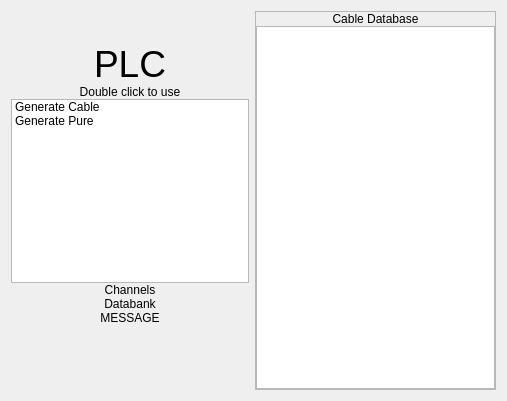
<?xml version="1.0" encoding="UTF-8"?>
<ui version="4.0">
 <class>PLC_debugConsole</class>
 <widget class="QWidget" name="PLC_debugConsole">
  <property name="geometry">
   <rect>
    <x>0</x>
    <y>0</y>
    <width>507</width>
    <height>401</height>
   </rect>
  </property>
  <property name="windowTitle">
   <string>Form</string>
  </property>
  <layout class="QGridLayout" name="gridLayout">
   <item row="0" column="0">
    <layout class="QHBoxLayout" name="horizontalLayout">
     <item>
      <layout class="QVBoxLayout" name="verticalLayout">
       <property name="spacing">
        <number>0</number>
       </property>
       <item>
        <spacer name="verticalSpacer">
         <property name="orientation">
          <enum>Qt::Vertical</enum>
         </property>
         <property name="sizeHint" stdset="0">
          <size>
           <width>20</width>
           <height>40</height>
          </size>
         </property>
        </spacer>
       </item>
       <item>
        <widget class="QLabel" name="label_2">
         <property name="font">
          <font>
           <pointsize>28</pointsize>
          </font>
         </property>
         <property name="text">
          <string>PLC</string>
         </property>
         <property name="alignment">
          <set>Qt::AlignCenter</set>
         </property>
        </widget>
       </item>
       <item>
        <widget class="QLabel" name="label">
         <property name="layoutDirection">
          <enum>Qt::LeftToRight</enum>
         </property>
         <property name="text">
          <string>Double click to use</string>
         </property>
         <property name="alignment">
          <set>Qt::AlignCenter</set>
         </property>
        </widget>
       </item>
       <item>
        <widget class="QListWidget" name="listWidget">
         <item>
          <property name="text">
           <string>Generate Cable</string>
          </property>
         </item>
         <item>
          <property name="text">
           <string>Generate Pure</string>
          </property>
         </item>
        </widget>
       </item>
       <item>
        <widget class="QLabel" name="label_5">
         <property name="text">
          <string>Channels</string>
         </property>
         <property name="alignment">
          <set>Qt::AlignCenter</set>
         </property>
        </widget>
       </item>
       <item>
        <widget class="QLabel" name="label_4">
         <property name="text">
          <string>Databank</string>
         </property>
         <property name="alignment">
          <set>Qt::AlignCenter</set>
         </property>
        </widget>
       </item>
       <item>
        <widget class="QLabel" name="label_3">
         <property name="text">
          <string>MESSAGE</string>
         </property>
         <property name="alignment">
          <set>Qt::AlignCenter</set>
         </property>
        </widget>
       </item>
       <item>
        <spacer name="verticalSpacer_3">
         <property name="orientation">
          <enum>Qt::Vertical</enum>
         </property>
         <property name="sizeHint" stdset="0">
          <size>
           <width>20</width>
           <height>40</height>
          </size>
         </property>
        </spacer>
       </item>
       <item>
        <spacer name="verticalSpacer_2">
         <property name="orientation">
          <enum>Qt::Vertical</enum>
         </property>
         <property name="sizeHint" stdset="0">
          <size>
           <width>20</width>
           <height>40</height>
          </size>
         </property>
        </spacer>
       </item>
      </layout>
     </item>
     <item>
      <widget class="QScrollArea" name="scrollArea">
       <property name="widgetResizable">
        <bool>true</bool>
       </property>
       <widget class="QWidget" name="scrollAreaWidgetContents">
        <property name="geometry">
         <rect>
          <x>0</x>
          <y>0</y>
          <width>239</width>
          <height>379</height>
         </rect>
        </property>
        <layout class="QGridLayout" name="gridLayout_2">
         <property name="leftMargin">
          <number>0</number>
         </property>
         <property name="topMargin">
          <number>0</number>
         </property>
         <property name="rightMargin">
          <number>0</number>
         </property>
         <property name="bottomMargin">
          <number>0</number>
         </property>
         <property name="spacing">
          <number>0</number>
         </property>
         <item row="1" column="0">
          <widget class="QListWidget" name="listWidget_2"/>
         </item>
         <item row="0" column="0">
          <widget class="QLabel" name="label_6">
           <property name="text">
            <string>Cable Database</string>
           </property>
           <property name="alignment">
            <set>Qt::AlignCenter</set>
           </property>
          </widget>
         </item>
        </layout>
       </widget>
      </widget>
     </item>
    </layout>
   </item>
  </layout>
 </widget>
 <resources/>
 <connections/>
</ui>
